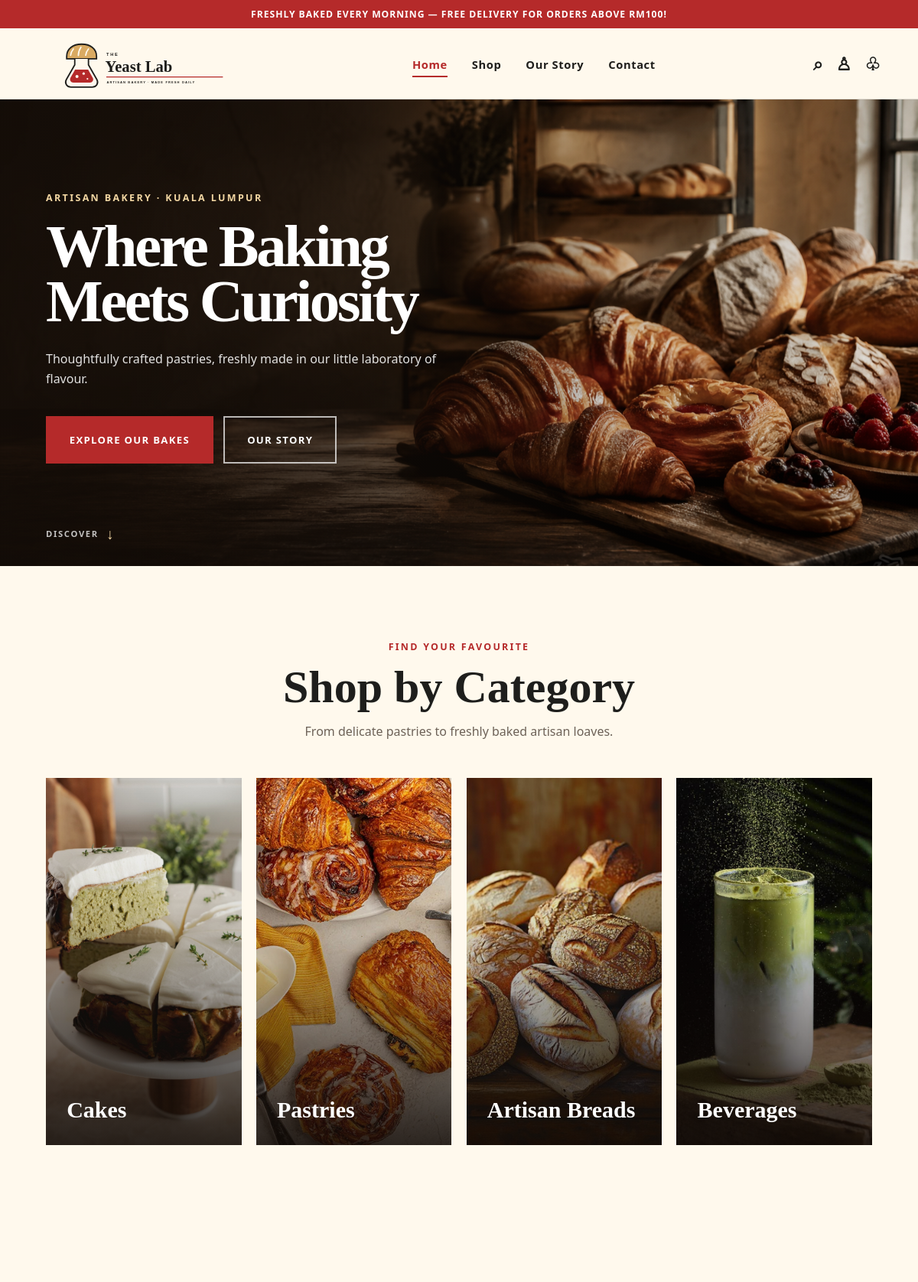
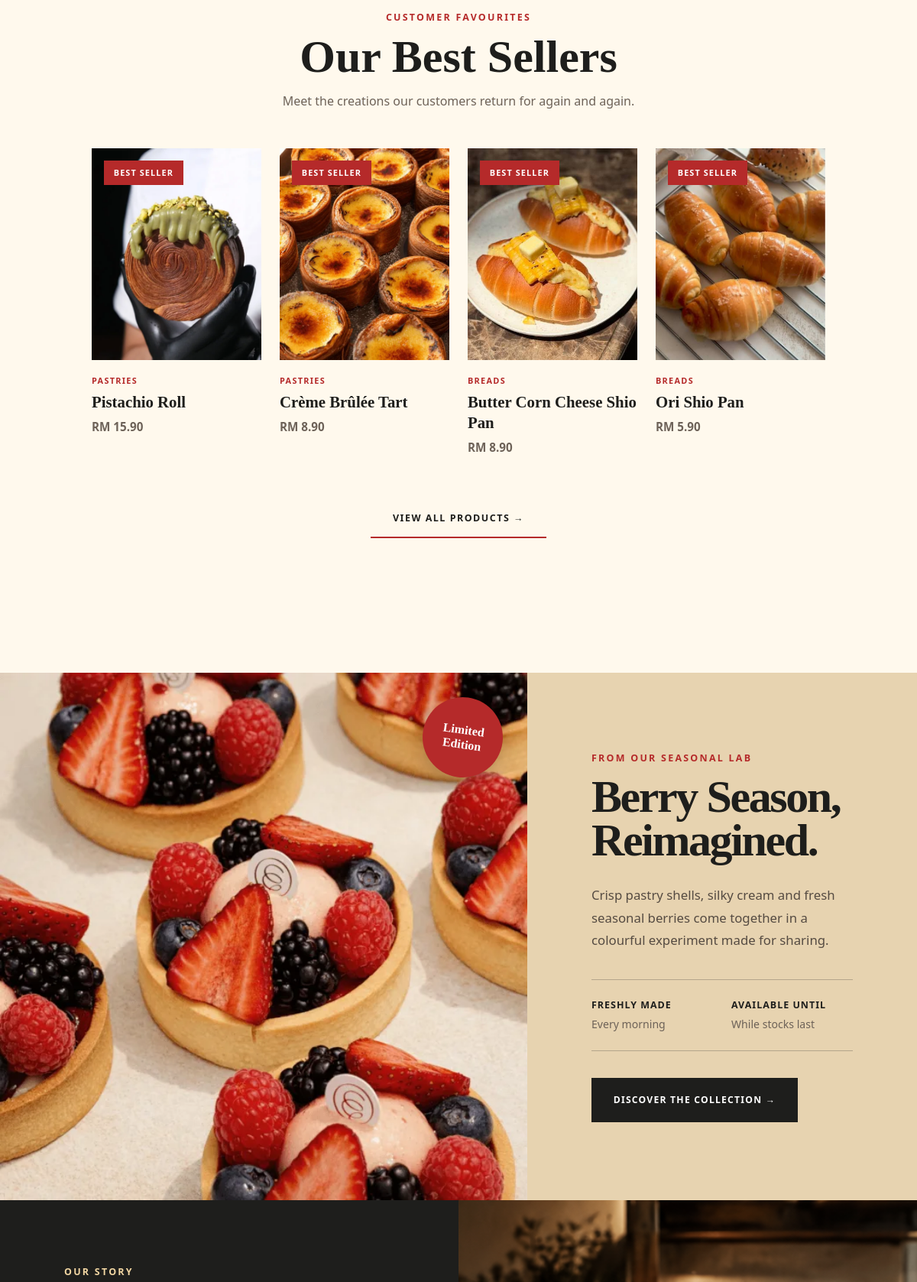
The page / (upper part) on the database its author committed (2 pictures, top to bottom).
### tables this page shows
CREATE TABLE products (
    product_id INT AUTO_INCREMENT PRIMARY KEY,
    category_id INT NOT NULL,
    product_name VARCHAR(150) NOT NULL,
    product_description TEXT NOT NULL,
    price DECIMAL(10, 2) NOT NULL,
    image VARCHAR(255) NOT NULL,
    stock_quantity INT NOT NULL DEFAULT 0,
    is_featured BOOLEAN NOT NULL DEFAULT FALSE,
    product_status ENUM('Available', 'Unavailable')
        NOT NULL DEFAULT 'Available',
    created_at TIMESTAMP DEFAULT CURRENT_TIMESTAMP,
    updated_at TIMESTAMP DEFAULT CURRENT_TIMESTAMP
        ON UPDATE CURRENT_TIMESTAMP,

    CONSTRAINT fk_product_category
        FOREIGN KEY (category_id)
        REFERENCES categories(category_id)
        ON UPDATE CASCADE
        ON DELETE RESTRICT
);

CREATE TABLE categories (
    category_id INT AUTO_INCREMENT PRIMARY KEY,
    category_name VARCHAR(100) NOT NULL,
    category_slug VARCHAR(100) NOT NULL UNIQUE,
    category_description TEXT,
    created_at TIMESTAMP DEFAULT CURRENT_TIMESTAMP
);

### index.php (the view, shortened to what this page needs)
<?php
require_once __DIR__ . "/db.php";
$featuredResult = $conn->query("
    SELECT
        products.product_id,
        products.product_name,
        products.price,
        products.image,
        products.stock_quantity,
        categories.category_name
    FROM products
    INNER JOIN categories
        ON products.category_id =
           categories.category_id
    WHERE products.is_featured = 1
      AND products.product_status = 'Available'
      AND products.stock_quantity > 0
    ORDER BY products.updated_at DESC
    LIMIT 4
");
?>
<!DOCTYPE html>
<html lang="en">
<head>
    <link rel="stylesheet" href="style.css">
</head>
<body id="top">
    <?php require_once __DIR__ . "/includes/header.php"; ?>
    <section class="home-hero" aria-labelledby="hero-title">
        <div class="hero-image" aria-hidden="true"></div>
        <div class="hero-shade" aria-hidden="true"></div>
        <div class="hero-content">
            <p class="hero-eyebrow">Artisan bakery · Kuala Lumpur</p>
            <h1 id="hero-title">Where Baking<br>Meets Curiosity</h1>
            <p class="hero-description">Thoughtfully crafted pastries, freshly made in our little laboratory of flavour.</p>
            <div class="hero-actions">
                <a href="listing.php" class="btn-primary">Explore Our Bakes</a>
                <a href="about.php" class="btn-secondary">Our Story</a>
            </div>
        </div>
        <a class="hero-scroll" href="#featured-pastries" aria-label="Scroll to featured pastries">
            <span>Discover</span><b>↓</b>
        </a>
    </section>
	<section class="category-section">
    <div class="section-heading">
        <p class="section-label">Find Your Favourite</p>
        <h2>Shop by Category</h2>
        <p>From delicate pastries to freshly baked artisan loaves.</p>
    </div>
    <div class="category-grid">
        <a href="listing.php?category=cakes" class="category-card">
            <img src="includes/category-cake.jpg"
				alt="Selection of cakes and desserts">
            <div class="category-overlay">
                <h3>Cakes</h3>
            </div>
        </a>
        <a href="listing.php?category=pastries" class="category-card">
            <img src="includes/category-pastries.jpg"
					alt="Selection of artisan pastries">
            <div class="category-overlay">
                <h3>Pastries</h3>
            </div>
        </a>
        <a href="listing.php?category=breads" class="category-card">
            <img src="includes/category-breads.jpg"
					alt="Selection of artisan breads and Shio Pan">
            <div class="category-overlay">
                <h3>Artisan Breads</h3>
            </div>
        </a>
        <a href="listing.php?category=beverages" class="category-card">
            <img src="includes/category-beverages.jpg"
					alt="Selection of bakery café beverages">
            <div class="category-overlay">
                <h3>Beverages</h3>
            </div>
        </a>
    </div>
</section>
		<div class="container" id="featured-pastries">
		<div class="section-heading">
			<p class="section-label">Customer Favourites</p>
			<h2>Our Best Sellers</h2>
			<p>Meet the creations our customers return for again and again.</p>
		</div>
<div class="bestseller-grid">
    <?php if (
        $featuredResult &&
        $featuredResult->num_rows > 0
    ): ?>
        <?php while (
            $product =
                $featuredResult->fetch_assoc()
        ): ?>
            <article class="product-card">
                <div class="product-image">
                    <a href="details.php?id=<?php
                        echo $product["product_id"];
                    ?>">
                        <img src="includes/<?php
                            echo htmlspecialchars(
                                $product["image"]
                            );
                        ?>"
                             alt="<?php
                                echo htmlspecialchars(
                                    $product["product_name"]
                                );
                             ?>">
                    </a>
                    <span class="product-badge">
                        Best Seller
                    </span>
                </div>
                <div class="product-information">
                    <p class="product-category">
                        <?php echo htmlspecialchars(
                            $product["category_name"]
                        ); ?>
                    </p>
                    <h3>
                        <a href="details.php?id=<?php
                            echo $product["product_id"];
                        ?>">
                            <?php echo htmlspecialchars(
                                $product["product_name"]
                            ); ?>
                        </a>
                    </h3>
                    <p class="product-price">
                        RM <?php echo number_format(
                            $product["price"],
                            2
                        ); ?>
                    </p>
                </div>
            </article>
        <?php endwhile; ?>
    <?php endif; ?>
</div>
<div class="view-all-wrapper">
    <a href="listing.php" class="view-all-products">
        View All Products →
    </a>
</div>
    </div>
<section class="seasonal-section">
    <div class="seasonal-image">
        <img src="includes/exoticberries.jpeg"
             alt="Fresh berry tart collection">
        <span class="seasonal-sticker">
            Limited<br>Edition
        </span>
    </div>
    <div class="seasonal-content">
        <p class="section-label">From Our Seasonal Lab</p>
        <h2>Berry Season,<br>Reimagined.</h2>
        <p class="seasonal-description">
            Crisp pastry shells, silky cream and fresh seasonal berries
            come together in a colourful experiment made for sharing.
        </p>
        <div class="seasonal-details">
            <div>
                <strong>Freshly Made</strong>
                <span>Every morning</span>
            </div>
            <div>
                <strong>Available Until</strong>
                <span>While stocks last</span>
            </div>
        </div>
        <a href="details.php?id=6" class="seasonal-button">
            Discover the Collection →
        </a>
    </div>
</section>
<section class="story-section">
    <div class="story-content">
        <p class="section-label">Our Story</p>
    </div>
    <div class="story-image">
        <img src="includes/hero-the-yeast-lab.png"
             alt="Fresh artisan breads and pastries at The Yeast Lab">
    </div>
</section>
</body>
</html>

### rows shown on the page
products: image (picture), category.category_name "PASTRIES", product_name "Pistachio Roll", price "15.90"
products: image (picture), category.category_name "PASTRIES", product_name "Crème Brûlée Tart", price "8.90"
products: image (picture), category.category_name "BREADS", product_name "Butter Corn Cheese Shio Pan", price "8.90"
products: image (picture), category.category_name "BREADS", product_name "Ori Shio Pan", price "5.90"
